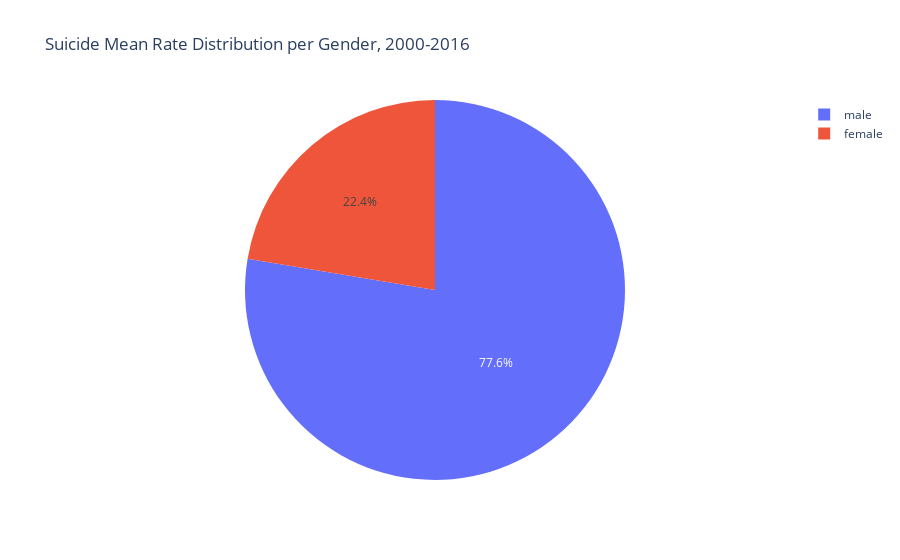

Here is the notebook cell this chart was saved with:
### Code cell
fig_s = px.pie(suic, values='suicides_no', names='gender', title='Suicide Ratio per Gender, 2000-2016')    #using total number of suicides for a more descriptive info about each age range
fig_s.show()
fig_s.write_html("..\\reports\\html\\suicPieGender.html")
fig_s.write_image("..\\reports\\png\\suicPieGender.png")

### Figure 1 — Plotly figure (JSON) as saved in the notebook; plotly's stock layout.template omitted (floating-point values rounded to 4 significant figures; data arrays with more than 128 entries replaced by an {"elided": "..."} marker saying what was removed)
{"data": [{"domain": {"x": [0, 1], "y": [0, 1]}, "hovertemplate": "gender=%{label}<br>suicides_no=%{value}<extra></extra>", "labels": {"elided": "8172 str values"}, "legendgroup": "", "name": "", "showlegend": true, "type": "pie", "values": {"elided": "8172 int values"}}], "layout": {"legend": {"tracegroupgap": 0}, "title": {"text": "Suicide Mean Rate Distribution per Gender, 2000-2016"}}}
